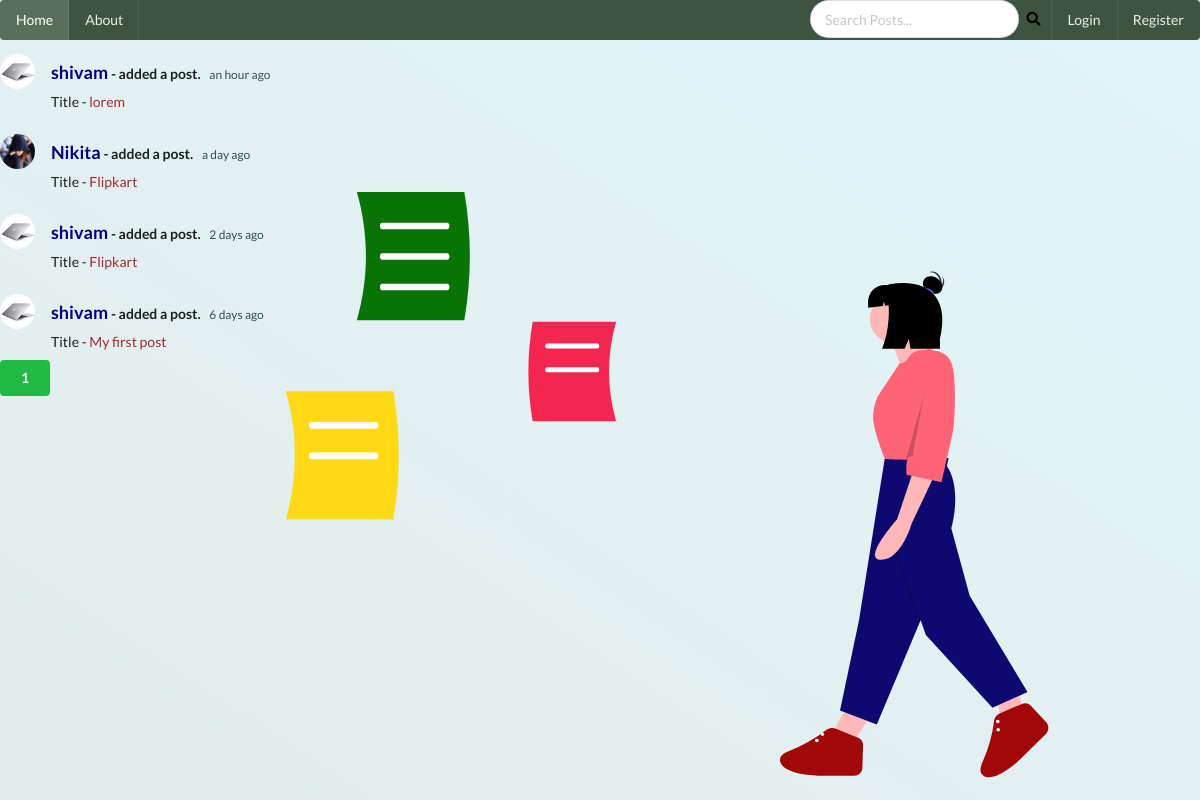
The page /home on the database its author committed.
### social_media/models.py (models this page shows, shortened)
class Post(db.Model):
    __searchable__=['content']
    id = db.Column(db.Integer, primary_key = True)
    title = db.Column(db.String(100),nullable=False)
    date_posted = db.Column(db.DateTime, nullable=False, default = datetime.utcnow)
    content = db.Column(db.Text, nullable = False)
    user_id = db.Column(db.Integer, db.ForeignKey('user.id'), nullable=False)
    comments = db.relationship('Comment', backref = 'article', lazy = True, cascade="all,delete")

class User(db.Model, UserMixin):
    id = db.Column(db.Integer, primary_key = True)
    username = db.Column(db.String(20), nullable = False, unique = True)
    email = db.Column(db.String(50), nullable = False, unique = True)
    image_file =db.Column(db.String(20), nullable = False, default = 'default.jpg')
    password = db.Column(db.String(60), nullable = False)
    posts = db.relationship("Post", backref ='author', lazy = True,cascade="all,delete")
    last_seen = db.Column(db.DateTime, default = datetime.utcnow)
    followed = db.relationship(
        'User', secondary = followers,
        primaryjoin = (followers.c.follower_id == id),
        secondaryjoin = (followers.c.followed_id == id),
        backref = db.backref('followers', lazy ='dynamic'), lazy = 'dynamic')

### social_media/main/routes.py (the view)
@main.route('/')
@main.route('/home')
def home():
    page = request.args.get('page', 1, type= int)
    q = request.args.get('q')
    if q:
        posts = Post.query.filter(Post.title.contains(q) | Post.content.contains(q)).order_by(Post.date_posted.desc()).paginate(page = page, per_page=7)
    else:
        posts = Post.query.order_by(Post.date_posted.desc()).paginate(page = page, per_page=7)
    return render_template('home.html',posts = posts)

### social_media/main/routes.py (called while the page is built)
@main.before_request
def before_request():
    if current_user.is_authenticated:
        current_user.last_seen = datetime.utcnow()
        db.session.commit()

### social_media/templates/home.html (shortened to what this page needs)
{% extends 'base.html' %}
{% block content %}
<div class="pic2" style="position: absolute; right: 2%; bottom: 2%;">
</div>
    {% for post in posts.items %}
      <div class="ui feed">
        <div class="event">
          <div class="label">
            <img src="{{ url_for('static', filename = 'profile/' + post.author.image_file) }}">
          </div>
          <div class="content">
            <div class="summary">
              <a class="user" href="{{ url_for('users.user_posts_info',username = post.author.username ) }}" ">
               <h3 style="color: darkblue;"> {{ post.author.username }}</h3>
              </a>   - added a post.
              <div class="date" style="color: darkslategrey;">
                {{ moment(post.date_posted).fromNow() }}
              </div>
            </div>
            <div class="extra text">
             Title - <a href="{{ url_for('posts.post', post_id = post.id) }}" style="color: brown;"> {{ post.title }}</a>
            </div>
          </div>
        </div>
    {% endfor %}
{% for page_num in posts.iter_pages(left_edge =1, right_edge=1, left_current =1,right_current =2) %}
{% if page_num %}
{% if posts.page == page_num %}
<a href="{{ url_for('main.home',page = page_num) }}"><button class="ui green button">
  {{ page_num }}
</button>
</a>
{% else %}
<a href="{{ url_for('main.home',page = page_num) }}"><button class="ui blue basic button">
  {{ page_num }}
</button>
</a>
{% endif %}
{% else %}
    ...
{% endif %}
{% endfor %}
{% endblock %}

### social_media/templates/base.html (shortened to what this page needs)
<!DOCTYPE html>
<html>
<head>
    <link rel="stylesheet" href="https://cdnjs.cloudflare.com/ajax/libs/semantic-ui/2.4.1/semantic.min.css" />
    <link rel="stylesheet" type="text/css" href="{{ url_for('static', filename='css/style.css') }}">
  </head>
<body>
        <div class="ui  inverted menu" style="background: #3c5441;">
        <a class="active item" href="{{ url_for('main.home')}}">
          Home
        </a>
        <a class="item" href="{{ url_for('main.about')}}">
          About
        </a>
        <div class="right menu">
<form method="GET">
          <div class="ui category search">
            <div class="ui icon input">
              <input class="prompt" type="search" placeholder="Search Posts..." name="q">
              <button type="submit" style="background: #3c5441; border: none;"><i class="search icon" ></i></button>
            </div>
          </div>
        </form>
          {% if current_user.is_authenticated %}
          <a class="item" href="{{ url_for('posts.new_post')}}">
            Make Posts
          </a>
          <a class="ui item" href="{{ url_for('users.account')}}">
            Account
          </a>
          <a class="ui item" href="{{ url_for('users.logout')}}">
            Logout
          </a>
          {% else %}
          <a class="ui item" href="{{ url_for('users.login')}}">
            Login
          </a>
          <a class="ui item" href="{{ url_for('users.register')}}">
            Register
          </a>
          {% endif %}
        </div>
      </div>
    <div>
    {% block content %}
    {% endblock %}
    </div>
  </body>
</html>

### social_media/static/css/style.css (style rules this page uses)
body { background: linear-gradient(to right top, #e4ebea, #e0f6fa); color: #333333; }
h1, h2, h3, h4, h5, h6 { color: #444444; }
.pic2 { margin-top: 3%; margin-left: 45%; background: none; }

### rows shown on the page
Post: image_file (picture), author.username "shivam", date_posted "an hour ago", title "lorem"
Post: image_file (placeholder picture), author.username "Nikita", date_posted "a day ago", title "Flipkart"
Post: image_file (picture), author.username "shivam", date_posted "2 days ago", title "Flipkart"
Post: image_file (picture), author.username "shivam", date_posted "6 days ago", title "My first post"

### other values the page prints
{{ page_num }} "1"
